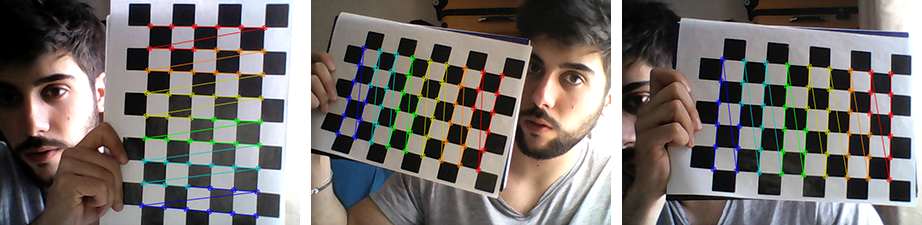
#> input picture imgs/calibration.png, 922 x 225 px, given in place of the camera
$ python test.py   (Python 2 division)
#> lines starting #> are read from the running program, lines starting #| are printed output that depends on the picture
### python/camera.py
'''
Webcam Augmented Reality
@author: Samuel Veloso - samvrocks
'''
import numpy as np
import cv2

# Termination criteria
CRITERIA = (cv2.TERM_CRITERIA_EPS + cv2.TERM_CRITERIA_MAX_ITER, 30, 0.001)

'''
Returns the extrinsic, intrinsic, and distortion parameters from your web-cam.

Input parameters:
    n_frames : Number of frames needed to calibrate the camera (10 at least)

Ouput parameters:
    rms : The root mean square re-projection error
    cam_matrix : 3x3 matrix with focal length and optical centers parameters
    dist_coefs : Distortion coefficients given by [k1 k2 p1 p2 p3]
    r_vecs : Rotation vectors
    t_vecs : Translation vectors
'''
def calibrateWebcam(w_board, h_board, n_frames):

    # Arrays to store object points and image points from all the images
#> called with w_board = 6, h_board = 9, n_frames = 10
    P_obj = [] # 3D point in real world space
    P_img = [] # 2D points in image plane

    # Prepare object points, like (0,0,0), (1,0,0), (2,0,0) ....,(6,5,0)
    object_points = np.zeros((w_board*h_board, 3), np.float32)
    object_points[:,:2] = np.mgrid[0:w_board, 0:h_board].T.reshape(-1, 2)

    # Enable web-cam to capture images
    cam_handler = cv2.VideoCapture(0)

    print str(n_frames) + ' frames are needed!'
    print 'Press key \'c\' to capture a frame...'

    # Capture N patterns
    while n_frames > 0 :

        # Capture a frame
        _, cam_frame = cam_handler.read()
#> cam_frame is the input picture: shape (225, 922, 3); mean B, G, R 107.4, 110.8, 116.8

        # Get 8bit frame
        gray_frame = cv2.cvtColor(cam_frame, cv2.COLOR_BGR2GRAY)
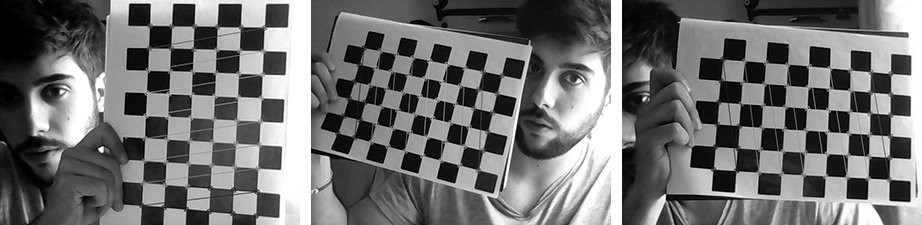
#> gray_frame: shape (225, 922); min 0, max 255, mean 112.2

        # Find the chess board corners
        chessboard_found, corners = cv2.findChessboardCorners(gray_frame, (w_board, h_board), None)
#> chessboard_found = False; corners = None

        # If found, add object points, image points (after refining them)
        if chessboard_found == True :
            # Refine the corners
            cv2.cornerSubPix(gray_frame, corners, (11, 11), (-1, -1), CRITERIA)

            # Overlay corners points
            cv2.drawChessboardCorners(cam_frame, (h_board, w_board), corners, chessboard_found)

            # Capture a frame if press key 'c'
            if cv2.waitKey(1) & 0xFF == ord('c') :
                # Store object and image points correspondence
                P_obj.append(object_points)
                P_img.append(corners)
                # Decrement the number of remaining frames
                n_frames -= 1
                print 'Frame captured! Now only ' +  str(n_frames) + ' more frames are needed...'

        cv2.imshow("Webcam calibration", cv2.flip(cam_frame, 1))
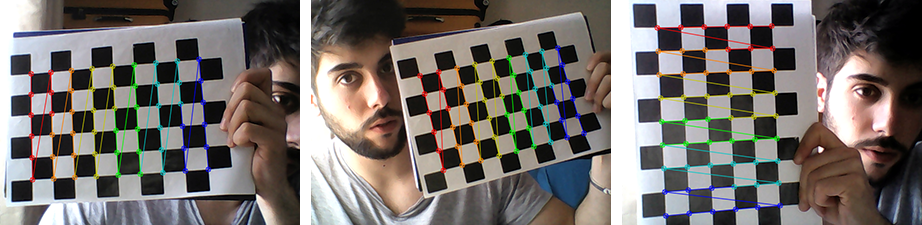
#> window 'Webcam calibration': shape (225, 922, 3); mean B, G, R 107.4, 110.8, 116.8
        if cv2.waitKey(1) & 0xFF == ord('q') : quit()
#> (the program exits here)
